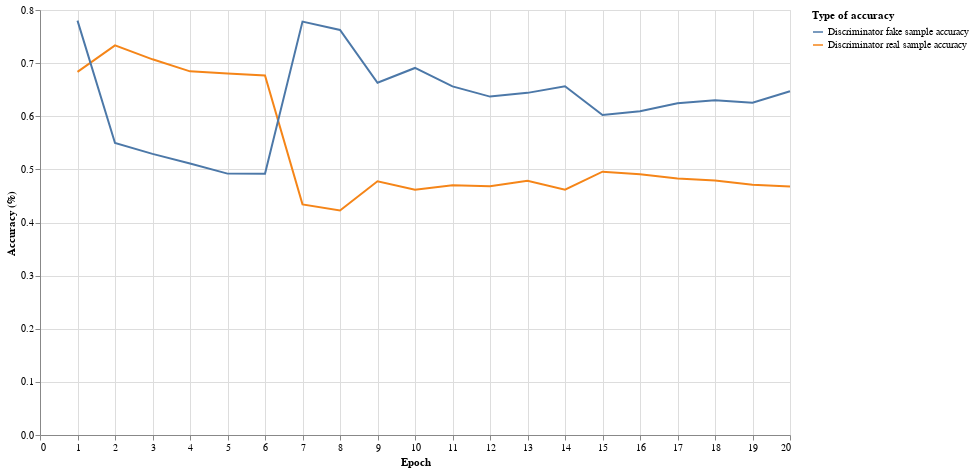

Notebook source saved alongside this figure:
### Code cell
ch2

### Figure 1 — Vega-Lite specification as saved in the notebook (floating-point values rounded to 4 significant figures)
{"config": {"view": {"continuousWidth": 300, "continuousHeight": 300}}, "data": {"name": "data-cdd3f6af4773f248f44b8f0fde24aa5c"}, "mark": {"type": "line"}, "encoding": {"color": {"field": "Type of accuracy", "type": "nominal"}, "x": {"field": "Epoch", "type": "quantitative"}, "y": {"field": "Accuracy (%)", "type": "quantitative"}}, "height": 425, "transform": [{"fold": ["Discriminator real sample accuracy", "Discriminator fake sample accuracy"], "as": ["Type of accuracy", "Accuracy (%)"]}], "width": 750, "$schema": "https://vega.github.io/schema/vega-lite/v5.15.1.json", "datasets": {"data-cdd3f6af4773f248f44b8f0fde24aa5c": [{"Discriminator real sample accuracy": 0.6836, "Discriminator fake sample accuracy": 0.7799, "Epoch": 1}, {"Discriminator real sample accuracy": 0.7333, "Discriminator fake sample accuracy": 0.5495, "Epoch": 2}, {"Discriminator real sample accuracy": 0.7072, "Discriminator fake sample accuracy": 0.5292, "Epoch": 3}, {"Discriminator real sample accuracy": 0.6845, "Discriminator fake sample accuracy": 0.511, "Epoch": 4}, {"Discriminator real sample accuracy": 0.6805, "Discriminator fake sample accuracy": 0.492, "Epoch": 5}, {"Discriminator real sample accuracy": 0.6767, "Discriminator fake sample accuracy": 0.492, "Epoch": 6}, {"Discriminator real sample accuracy": 0.4341, "Discriminator fake sample accuracy": 0.7782, "Epoch": 7}, {"Discriminator real sample accuracy": 0.4226, "Discriminator fake sample accuracy": 0.7625, "Epoch": 8}, {"Discriminator real sample accuracy": 0.4775, "Discriminator fake sample accuracy": 0.6631, "Epoch": 9}, {"Discriminator real sample accuracy": 0.4617, "Discriminator fake sample accuracy": 0.6909, "Epoch": 10}, {"Discriminator real sample accuracy": 0.4703, "Discriminator fake sample accuracy": 0.6562, "Epoch": 11}, {"Discriminator real sample accuracy": 0.468, "Discriminator fake sample accuracy": 0.637, "Epoch": 12}, {"Discriminator real sample accuracy": 0.4786, "Discriminator fake sample accuracy": 0.644, "Epoch": 13}, {"Discriminator real sample accuracy": 0.4619, "Discriminator fake sample accuracy": 0.6564, "Epoch": 14}, {"Discriminator real sample accuracy": 0.4956, "Discriminator fake sample accuracy": 0.6022, "Epoch": 15}, {"Discriminator real sample accuracy": 0.4909, "Discriminator fake sample accuracy": 0.6095, "Epoch": 16}, {"Discriminator real sample accuracy": 0.4829, "Discriminator fake sample accuracy": 0.6244, "Epoch": 17}, {"Discriminator real sample accuracy": 0.479, "Discriminator fake sample accuracy": 0.6302, "Epoch": 18}, {"Discriminator real sample accuracy": 0.4709, "Discriminator fake sample accuracy": 0.6256, "Epoch": 19}, {"Discriminator real sample accuracy": 0.4678, "Discriminator fake sample accuracy": 0.6472, "Epoch": 20}]}}
